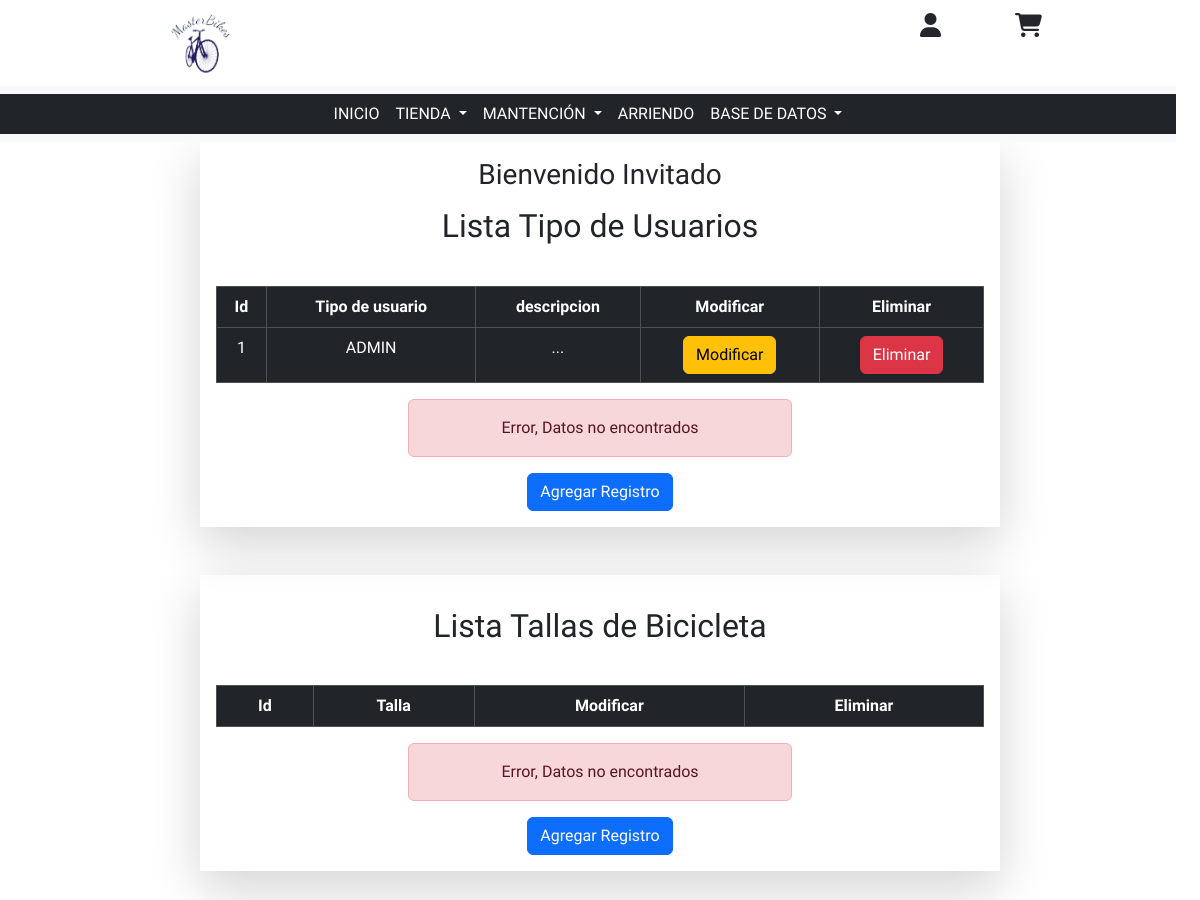
/MasterBikes/del-tipo-usuario/21.142.202 (upper part), run on an earlier commit of the app's database.
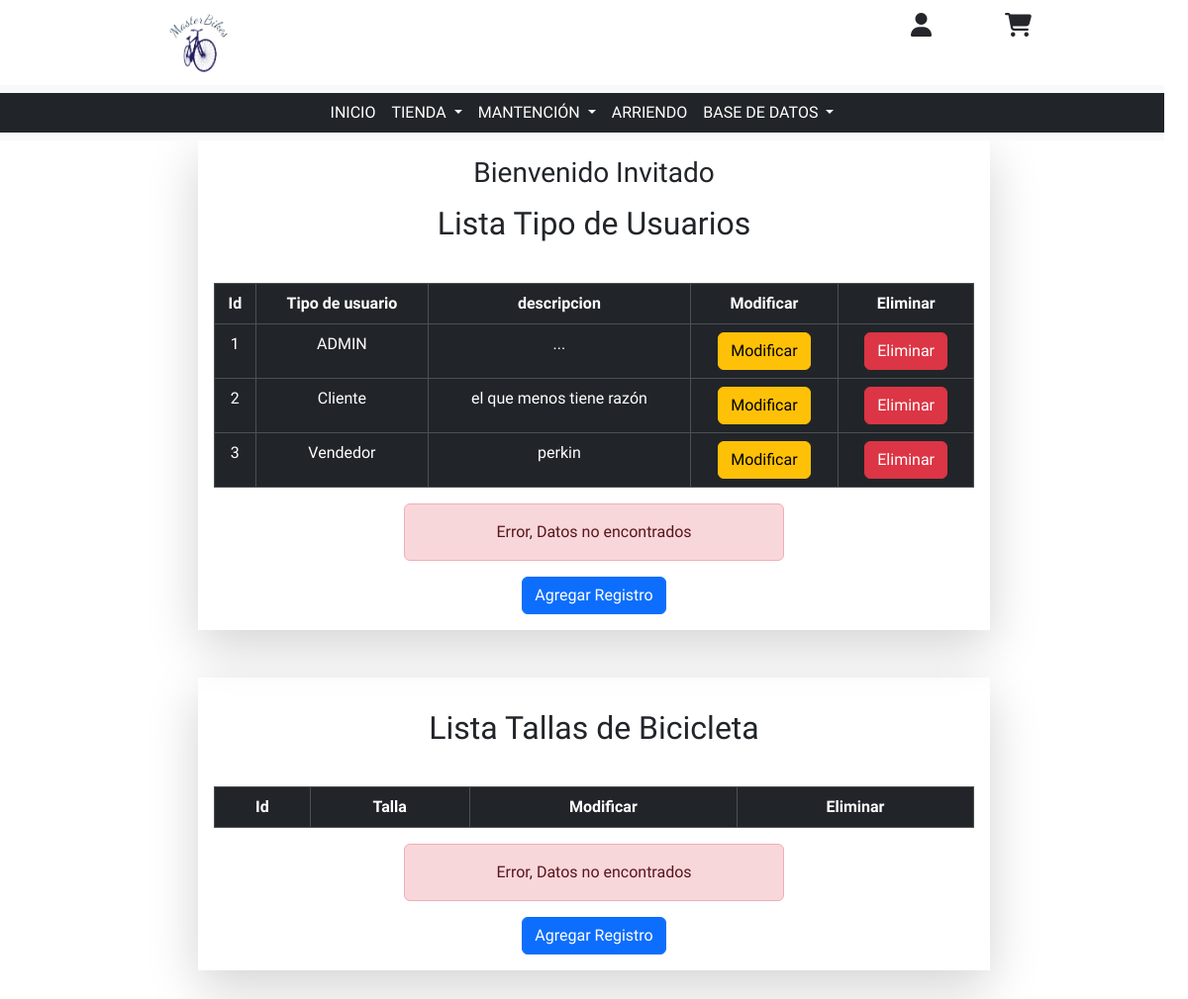
And on a later commit of the database.
### MasterBikes/models.py (models this page shows, shortened)
class TipoUsuario(models.Model):
    id_tipo_usuario = models.AutoField(primary_key=True, db_column="idTipoUsuario")
    tipo = models.CharField(max_length=30, db_column="Tipo de Usuario")
    descripcion = models.CharField(max_length=60)

### MasterBikes/views.py (the view)
# urls.py: path('del-tipo-usuario/<str:pk>', views.del_tipoUser, name='del-tipo-usuario'),
def del_tipoUser(request,pk):
    try:
        tipoUsuarios = TipoUsuario.objects.get(id_tipo_usuario=pk)
        tipoUsuarios.delete()
        tipoUsuarios = TipoUsuario.objects.all()
        talla = Talla.objects.all()
        tipoBici = TipoBici.objects.all()
        formaPago = FormaPago.objects.all()
        tipoProducto = TipoProducto.objects.all()
        estado = Estado.objects.all()
        context={
            "mensaje":"Registro eliminado exitosamente",
            "tipoUsuarios": tipoUsuarios,
            "talla" : talla,
            "tipoBici" : tipoBici,
            "formaPago" : formaPago,
            "tipoProducto" : tipoProducto,
            "estado" : estado,
        }
        return render(request,"pages/despliegue/crud_varios.html",context)
    except:
        tipoUsuarios = TipoUsuario.objects.all()
        talla = Talla.objects.all()
        tipoBici = TipoBici.objects.all()
        formaPago = FormaPago.objects.all()
        tipoProducto = TipoProducto.objects.all()
        estado = Estado.objects.all()
        context={
            "mensaje":"Error, Datos no encontrados",
            "tipoUsuarios": tipoUsuarios,
            "talla" : talla,
            "tipoBici" : tipoBici,
            "formaPago" : formaPago,
            "tipoProducto" : tipoProducto,
            "estado" : estado,
        }
        return render(request,"pages/despliegue/crud_varios.html",context)

### MasterBikes/templates/pages/despliegue/crud_varios.html (shortened to what this page needs)
<!DOCTYPE html>
<html lang="en">
<head>
    {% load static %}
    <link rel="stylesheet" href="{% static 'css/bootstrap.min.css'%}">
    <link rel="stylesheet" href="{% static 'css/style.css'%}">
    <link rel="stylesheet" href="https://cdnjs.cloudflare.com/ajax/libs/font-awesome/6.2.1/css/all.min.css">
</head>
<body>
    {% include 'base/header_admin.html' %}
    <main>
        <div class="container">
            <div class="row">
                <div class="col-md-8 shadow-lg mx-auto text-center p-3">
                    {% if request.user.is_authenticated %}
                        <h3>Bienvenido {{request.user.username }}</h3>
                    {% else %}
                        <h3>Bienvenido Invitado</h3>
                    {% endif%}
                    <h2 class="my-3">Lista Tipo de Usuarios</h2>
                    <br>
                    <table class="table table-dark table-hover table-bordered">
                        <thead>
                            <th>Id</th>
                            <th>Tipo de usuario</th>
                            <th>descripcion</th>
                            <th>Modificar</th>
                            <th>Eliminar</th>
                        </thead>
                        <tbody>
                            {% if tipoUsuarios %}
                                {% for tmp in tipoUsuarios%}
                                    <tr>
                                        <td>{{tmp.id_tipo_usuario}}</td>
                                        <td>{{tmp.tipo}}</td>
                                        <td>{{tmp.descripcion}}</td>
                                        <td><a href="{% url 'edit-tipo-usuario' pk=tmp.id_tipo_usuario %}">
                                            <button class="btn btn-warning">Modificar</button>
                                        </a></td>
                                        <td><a href="{% url 'del-tipo-usuario' pk=tmp.id_tipo_usuario %}">
                                            <button class="btn btn-danger">Eliminar</button>
                                        </a></td>
                                    </tr>
                                {% endfor%}
                            {% endif %}
                        </tbody>
                    </table>
                    {% if mensaje%}
                        <div class="alert alert-danger w-50 mx-auto">
                            {{mensaje}}
                        </div>
                    {% endif%}
                    <a href="{% url 'add-tipo-usuario' %}">
                        <button class="btn btn-primary">Agregar Registro</button>
                    </a>
                </div>
            </div>
            <br>
            <br>
            <div class="row">
                <div class="col-md-8 shadow-lg mx-auto text-center p-3">
                    <h2 class="my-3">Lista Tallas de Bicicleta</h2>
                    <br>
                    <table class="table table-dark table-hover table-bordered">
                        <thead>
                            <th>Id</th>
                            <th>Talla</th>
                            <th>Modificar</th>
                            <th>Eliminar</th>
                        </thead>
                    </table>
                    {% if mensaje%}
                        <div class="alert alert-danger w-50 mx-auto">
                            {{mensaje}}
                        </div>
                    {% endif%}
                    <a href="{% url 'add-talla' %}">
                        <button class="btn btn-primary">Agregar Registro</button>
                    </a>
                </div>
            </div>
            <br>
            <br>
            <br>
            <br>
            <br>
            <br>
            <br>
            <br>
        </div>
    </main>
</body>
</html>

What changed in the data, as far as the page shows it:
added TipoUsuario: id_tipo_usuario "2", tipo "Cliente", descripcion "el que menos tiene razón"
added TipoUsuario: id_tipo_usuario "3", tipo "Vendedor", descripcion "perkin"
